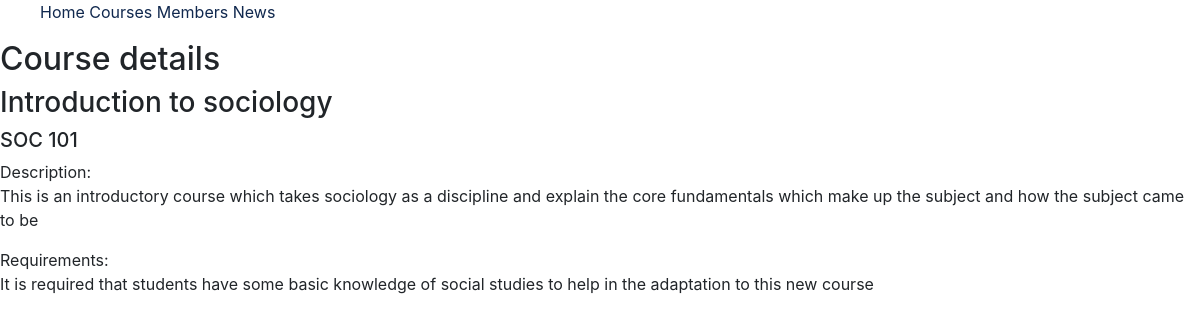
/courses/1, run on the app's committed database.
### courses/models.py (models this page shows, shortened)
class Course(models.Model):
    name=models.CharField(max_length=300)
    course_code=models.CharField(max_length=100)
    level = models.CharField(max_length=5)
    description = models.TextField(blank=True)
    requirements = models.TextField(blank=True)

### courses/views.py (the view)
# urls.py: path('<int:course_id>', views.course, name='course'),
def course(request, course_id):
    course = get_object_or_404(Course, pk=course_id)
    context = {
        'course':course
    }
    return render(request, 'courses/course.html', context)

### templates/courses/course.html
{% extends 'base.html' %}
{% block content %}
<h2> Course details </h2>
    <h3>{{course.name}}</h3>
    <h5>{{course.course_code}}</h5>
    Description:
    {% if course.description %}
        <p>{{course.description}}</p>
    {% else %}
        <p> No description available </p>
    {% endif %}
    Requirements:
    {% if course.requirements %}
        <p>{{course.requirements}}</p>
    {% else %}
        <p>No requirements</p>
    {% endif %}
{% endblock %}

### static/css/styles.css (style rules this page uses)
body { background: none; }

### data on the page
Course: name "Introduction to sociology", course_code "SOC 101", description "This is an introductory course which takes sociology as a discipline and explain the core fundamentals which make up the subject and how the subject came to be", requirements "It is required that students have some basic knowledge of social studies to help in the adaptation to this new course"
